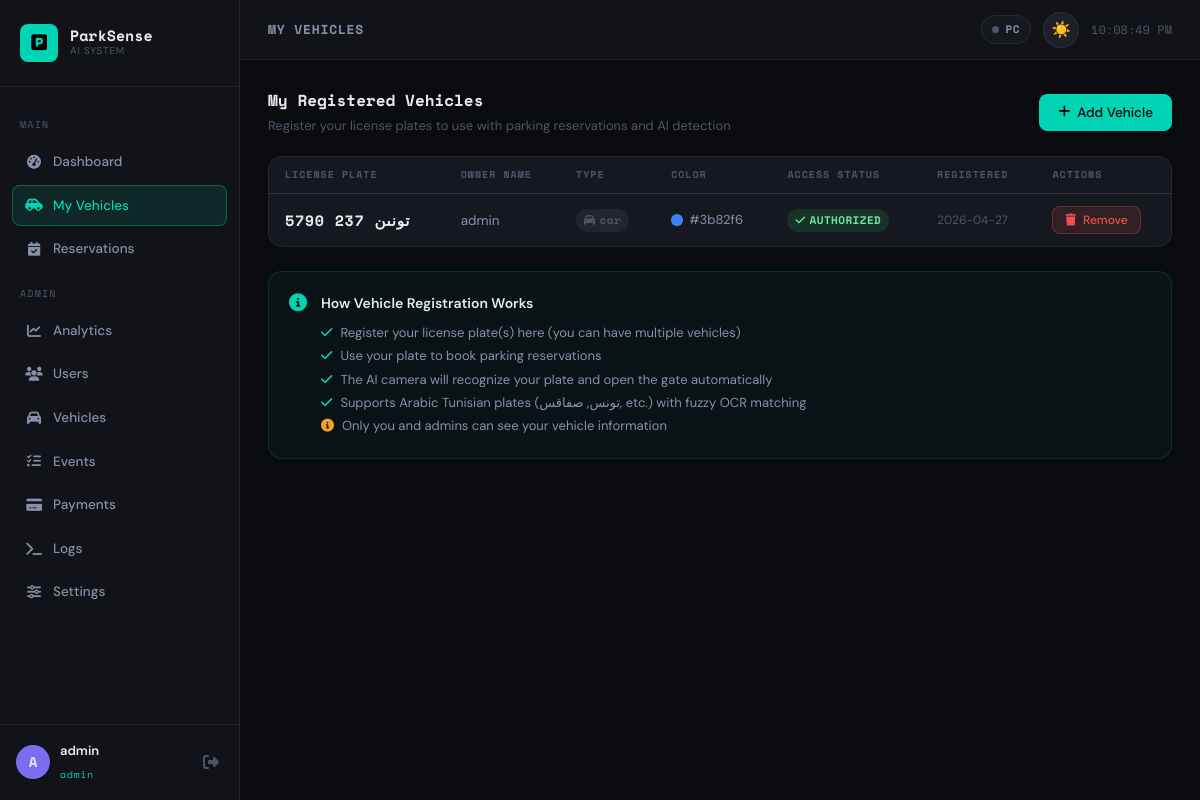
Screenshot of /my-vehicles (signed in) with the database file from the repository.
### rpi/backend/models.py (models this page shows, shortened)
class User(UserMixin, db.Model):
    __tablename__ = "users"
    id            = db.Column(db.Integer, primary_key=True)
    username      = db.Column(db.String(80),  unique=True, nullable=False, index=True)
    email         = db.Column(db.String(120), unique=True, nullable=False, index=True)
    password_hash = db.Column(db.String(256), nullable=False)
    role          = db.Column(db.String(20),  nullable=False, default="user")
    is_active     = db.Column(db.Boolean, default=True)
    created_at    = db.Column(db.DateTime, default=datetime.utcnow)
    last_login    = db.Column(db.DateTime)
    vehicles     = db.relationship("Vehicle",      backref="owner", lazy="dynamic",
                                   cascade="all, delete-orphan",
                                   foreign_keys="Vehicle.user_id")
    reservations = db.relationship("Reservation",  backref="user",  lazy="dynamic")
    events       = db.relationship("ParkingEvent", backref="user",  lazy="dynamic")
    payments     = db.relationship("Payment",      backref="user",  lazy="dynamic")

class Vehicle(db.Model):
    __tablename__ = "vehicles"
    id            = db.Column(db.Integer, primary_key=True)
    license_plate = db.Column(db.String(20), unique=True, nullable=False, index=True)
    owner_name    = db.Column(db.String(100))
    vehicle_type  = db.Column(db.String(50), default="car")
    color         = db.Column(db.String(30))
    notes         = db.Column(db.Text)
    is_authorized = db.Column(db.Boolean, default=True)
    user_id       = db.Column(db.Integer, db.ForeignKey("users.id"))
    created_at    = db.Column(db.DateTime, default=datetime.utcnow)
    reservations = db.relationship("Reservation",  backref="vehicle", lazy="dynamic")
    events       = db.relationship("ParkingEvent", backref="vehicle", lazy="dynamic")

### rpi/backend/app.py (the view)
@app.route("/my-vehicles")
@login_required
def my_vehicles():
    vehicles = current_user.vehicles.all()
    return render_template("my_vehicles.html", vehicles=vehicles)

### rpi/backend/app.py (called while the page is built)
@login_manager.user_loader
def load_user(uid):
    return User.query.get(int(uid))

### web/templates/my_vehicles.html (shortened to what this page needs)
{% extends "base.html" %}
{% block page_title %}My Vehicles{% endblock %}
{% block content %}
<div style="display:flex;justify-content:space-between;align-items:center;margin-bottom:20px">
  <div>
    <h2 style="font-family:var(--font-mono);font-size:16px;color:var(--text-primary)">My Registered Vehicles</h2>
    <p style="font-size:13px;color:var(--text-muted);margin-top:2px">Register your license plates to use with parking reservations and AI detection</p>
  </div>
  <button class="btn btn-primary" onclick="openModal('addVehicleModal')">
    <i class="fa-solid fa-plus"></i> Add Vehicle
  </button>
</div>
{% if vehicles %}
<div class="card mb-6">
  <div class="table-wrap">
    <table>
      <thead>
        <tr>
          <th>License Plate</th>
          <th>Owner Name</th>
          <th>Type</th>
          <th>Color</th>
          <th>Access Status</th>
          <th>Registered</th>
          <th>Actions</th>
        </tr>
      </thead>
      <tbody>
        {% for v in vehicles %}
        <tr>
          <td>
            <span class="mono" style="font-size:15px;font-weight:700;color:var(--text-primary);letter-spacing:.05em;direction:rtl">
              {{ v.license_plate }}
            </span>
          </td>
          <td style="color:var(--text-secondary)">{{ v.owner_name or '—' }}</td>
          <td>
            <span class="badge badge-muted">
              <i class="fa-solid fa-{% if v.vehicle_type == 'truck' %}truck{% elif v.vehicle_type == 'motorcycle' %}motorcycle{% else %}car{% endif %}"></i>
              {{ v.vehicle_type }}
            </span>
          </td>
          <td>
            {% if v.color %}
            <div style="display:flex;align-items:center;gap:6px">
              <div style="width:12px;height:12px;border-radius:50%;background:{{ v.color }};border:1px solid var(--border)"></div>
              <span style="color:var(--text-secondary);font-size:13px">{{ v.color }}</span>
            </div>
            {% else %}—{% endif %}
          </td>
          <td>
            <span class="badge {% if v.is_authorized %}badge-success{% else %}badge-danger{% endif %}">
              {% if v.is_authorized %}
              <i class="fa-solid fa-check"></i> AUTHORIZED
              {% else %}
              <i class="fa-solid fa-ban"></i> BLOCKED
              {% endif %}
            </span>
          </td>
          <td style="color:var(--text-muted);font-size:12px">{{ v.created_at.strftime('%Y-%m-%d') }}</td>
          <td>
            <form method="POST" action="{{ url_for('delete_my_vehicle', vid=v.id) }}"
                  onsubmit="return confirm('Remove vehicle {{ v.license_plate }} from your account?')">
              <button type="submit" class="btn btn-sm btn-danger">
                <i class="fa-solid fa-trash"></i> Remove
              </button>
            </form>
          </td>
        </tr>
        {% endfor %}
      </tbody>
    </table>
  </div>
</div>
{% endif %}
<div class="card" style="background:rgba(0,212,180,.04);border-color:rgba(0,212,180,.15)">
  <div class="card-body">
    <div style="display:flex;gap:14px;align-items:flex-start">
      <i class="fa-solid fa-circle-info" style="color:var(--accent);font-size:18px;flex-shrink:0;margin-top:2px"></i>
      <div>
        <div style="font-weight:600;margin-bottom:6px;color:var(--text-primary)">How Vehicle Registration Works</div>
        <ul style="font-size:13px;color:var(--text-secondary);line-height:1.8;list-style:none;padding:0">
          <li><i class="fa-solid fa-check" style="color:var(--accent);margin-right:8px"></i>Register your license plate(s) here (you can have multiple vehicles)</li>
          <li><i class="fa-solid fa-check" style="color:var(--accent);margin-right:8px"></i>Use your plate to book parking reservations</li>
          <li><i class="fa-solid fa-check" style="color:var(--accent);margin-right:8px"></i>The AI camera will recognize your plate and open the gate automatically</li>
          <li><i class="fa-solid fa-check" style="color:var(--accent);margin-right:8px"></i>Supports Arabic Tunisian plates (تونس, صفاقس, etc.) with fuzzy OCR matching</li>
          <li><i class="fa-solid fa-info-circle" style="color:var(--accent4);margin-right:8px"></i>Only you and admins can see your vehicle information</li>
        </ul>
      </div>
    </div>
  </div>
</div>
{% endblock %}

### web/templates/base.html (shortened to what this page needs)
<!DOCTYPE html>
<html lang="en" data-theme="dark">
<head>
  <link rel="stylesheet" href="https://cdnjs.cloudflare.com/ajax/libs/font-awesome/6.5.0/css/all.min.css"/>
  <link rel="stylesheet" href="{{ url_for('static', filename='css/style.css') }}"/>
</head>
<body>
{% if current_user.is_authenticated %}
<aside class="sidebar" id="sidebar">
  <div class="sidebar-brand">
    <div class="brand-icon"><i class="fa-solid fa-square-parking"></i></div>
    <div class="brand-text">
      <span class="brand-name">ParkSense</span>
      <span class="brand-sub">AI System</span>
    </div>
  </div>
  <nav class="sidebar-nav">
    <div class="nav-section-label">MAIN</div>
    <a href="{{ url_for('dashboard') }}" class="nav-item {% if request.endpoint == 'dashboard' %}active{% endif %}">
      <i class="fa-solid fa-gauge-high"></i><span>Dashboard</span>
    </a>
    <a href="{{ url_for('my_vehicles') }}" class="nav-item {% if request.endpoint in ['my_vehicles','add_my_vehicle','delete_my_vehicle'] %}active{% endif %}">
      <i class="fa-solid fa-car-side"></i><span>My Vehicles</span>
    </a>
    <a href="{{ url_for('reservations') }}" class="nav-item {% if request.endpoint == 'reservations' %}active{% endif %}">
      <i class="fa-solid fa-calendar-check"></i><span>Reservations</span>
    </a>
    {% if current_user.is_admin %}
    <div class="nav-section-label">ADMIN</div>
    <a href="{{ url_for('admin_dashboard') }}" class="nav-item {% if request.endpoint == 'admin_dashboard' %}active{% endif %}">
      <i class="fa-solid fa-chart-line"></i><span>Analytics</span>
    </a>
    <a href="{{ url_for('admin_users') }}" class="nav-item {% if request.endpoint == 'admin_users' %}active{% endif %}">
      <i class="fa-solid fa-users"></i><span>Users</span>
    </a>
    <a href="{{ url_for('admin_vehicles') }}" class="nav-item {% if request.endpoint == 'admin_vehicles' %}active{% endif %}">
      <i class="fa-solid fa-car"></i><span>Vehicles</span>
    </a>
    <a href="{{ url_for('admin_events') }}" class="nav-item {% if request.endpoint == 'admin_events' %}active{% endif %}">
      <i class="fa-solid fa-list-check"></i><span>Events</span>
    </a>
    <a href="{{ url_for('admin_payments') }}" class="nav-item {% if request.endpoint in ['admin_payments','admin_mark_paid'] %}active{% endif %}">
      <i class="fa-solid fa-credit-card"></i><span>Payments</span>
    </a>
    <a href="{{ url_for('admin_logs') }}" class="nav-item {% if request.endpoint == 'admin_logs' %}active{% endif %}">
      <i class="fa-solid fa-terminal"></i><span>Logs</span>
    </a>
    <a href="{{ url_for('admin_settings') }}" class="nav-item {% if request.endpoint == 'admin_settings' %}active{% endif %}">
      <i class="fa-solid fa-sliders"></i><span>Settings</span>
    </a>
    {% endif %}
  </nav>
  <div class="sidebar-user">
    <div class="user-avatar">{{ current_user.username[0]|upper }}</div>
    <div class="user-info">
      <span class="user-name">{{ current_user.username }}</span>
      <span class="user-role badge-{{ current_user.role }}">{{ current_user.role }}</span>
    </div>
    <a href="{{ url_for('logout') }}" class="logout-btn" title="Logout">
      <i class="fa-solid fa-right-from-bracket"></i>
    </a>
  </div>
</aside>
<div class="main-wrapper">
  <header class="topbar">
    <div class="topbar-title">{% block page_title %}Dashboard{% endblock %}</div>
    <div class="topbar-right">
      <div class="status-pill" id="pcStatus">
        <span class="dot dot-grey"></span> PC
      </div>
      <button class="theme-toggle" id="themeToggleBtn" onclick="toggleTheme()" title="Toggle theme">☀️</button>
      <div class="topbar-time" id="topbarTime"></div>
    </div>
  </header>
  <main class="content">
    {% block content %}{% endblock %}
  </main>
</div>
{% else %}
  {% block auth_content %}{% endblock %}
{% endif %}
</body>
</html>

### rows the page displays
User: username "A", username "admin", role "admin"
Vehicle: license_plate "5790 تونىن 237", owner_name "admin", vehicle_type "car", color "#3b82f6", is_authorized True (drawn), created_at "2026-04-27"
